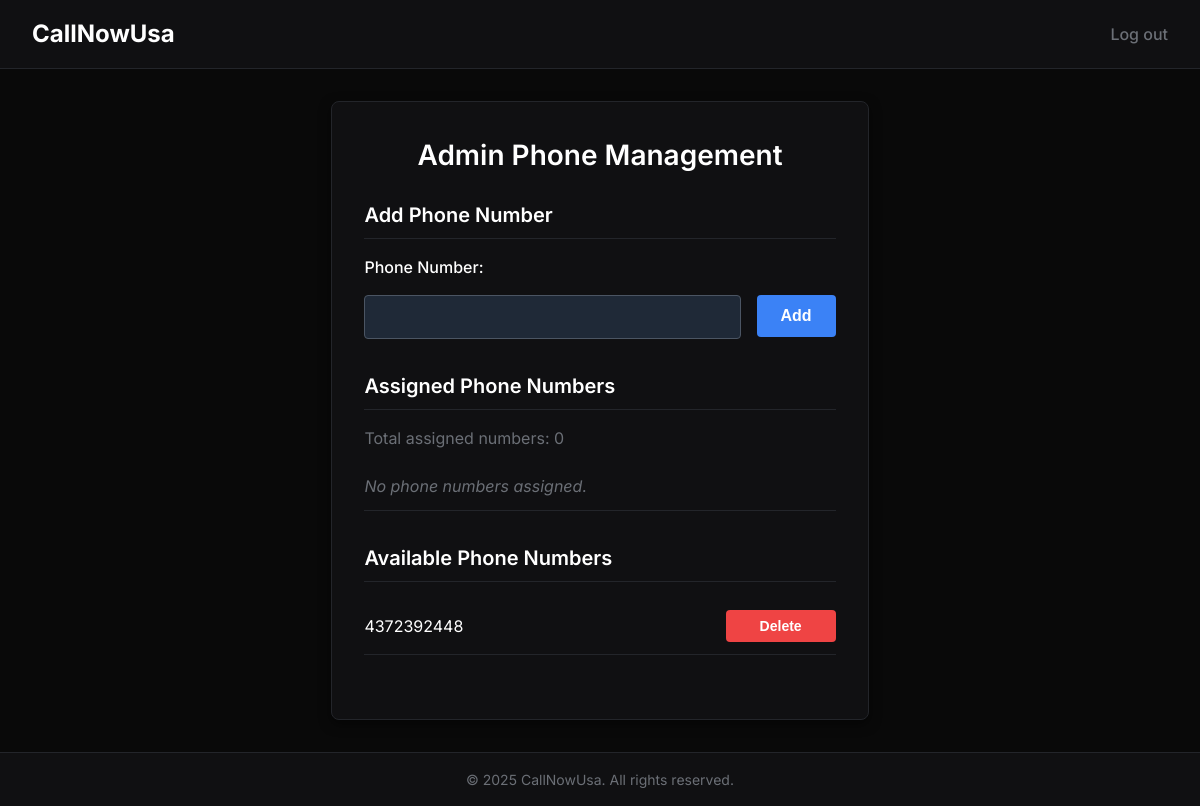
Page /admin (signed in) on the earlier database version.
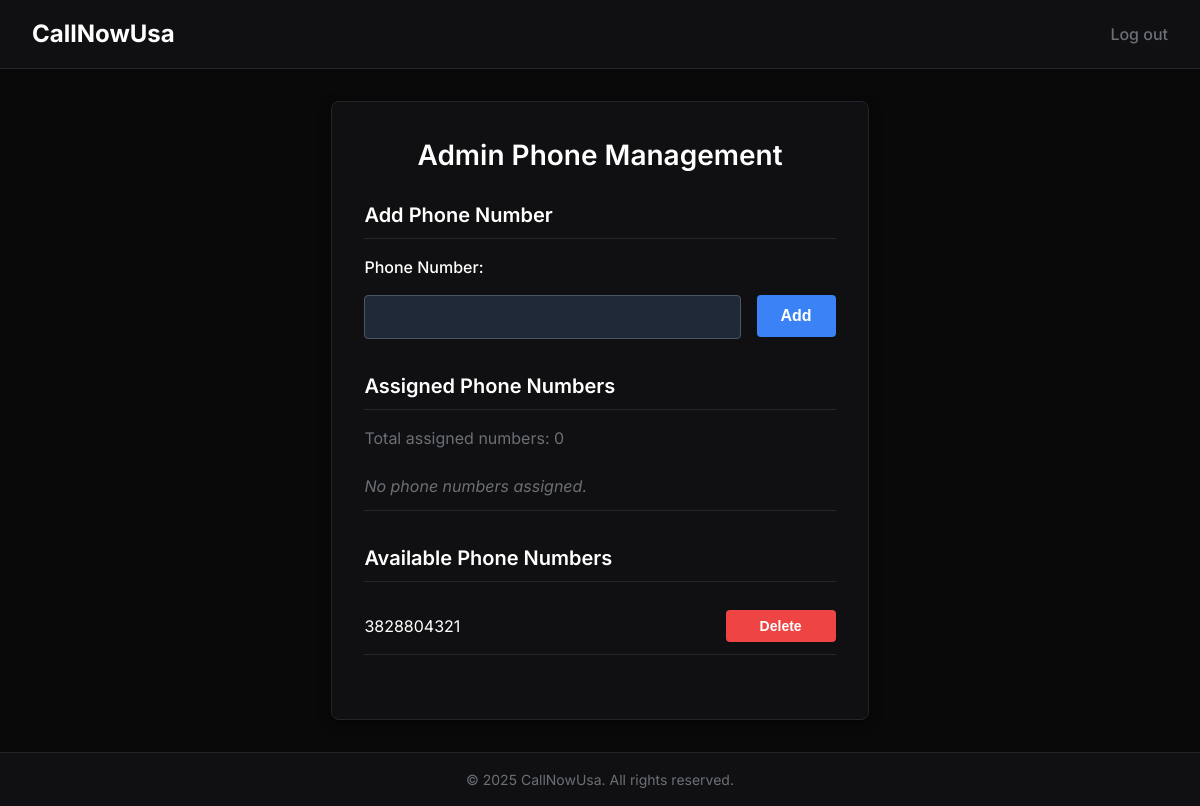
Same page on the later database version.
### app.py (models this page shows)
class PhoneNumber(db.Model):
    id = db.Column(db.Integer, primary_key=True)
    number = db.Column(db.String(20), unique=True, nullable=False)

### app.py (the view, shortened to what this page needs)
@app.route('/admin', methods=['GET', 'POST'])
@login_required
def admin_panel():
    if not current_user.is_authenticated or not current_user.is_admin:
        return render_template('error.html', message="Unauthorized Access"), 401
    phone_numbers = PhoneNumber.query.all()
    assigned_numbers = []
    unassigned_numbers = []
    for number in phone_numbers:
        user = User.query.filter_by(phone_number_id=number.id).first()
        if user:
            assigned_numbers.append({'number': number, 'user_email': user.email})
        else:
            unassigned_numbers.append(number)
    return render_template('admin_dashboard.html',
                         assigned_numbers=assigned_numbers,
                         unassigned_numbers=unassigned_numbers)

### app.py (called while the page is built)
@login_manager.user_loader
def load_user(user_id):
    return db.session.get(User, int(user_id))

### templates/admin_dashboard.html (shortened to what this page needs)
<!DOCTYPE html>
<html lang="en">
<head>
</head>
<body>
  <nav class="navbar">
    <div class="brand-wrapper">
      <a class="brand" href="{{ url_for('dashboard') }}">CallNowUsa</a>
    </div>
    <div class="nav-links">
      <a href="{{ url_for('logout') }}">Log out</a>
    </div>
  </nav>
  <main class="container">
    <h1 class="form-title">Admin Phone Management</h1>
    <section class="section">
      <h2>Add Phone Number</h2>
      <form method="POST" action="{{ url_for('admin_panel') }}" class="form" novalidate>
        <label for="number" class="form-label">Phone Number:</label>
        <input type="text" name="number" id="number" class="form-input" required />
        <button type="submit" class="btn btn-primary">Add</button>
      </form>
    </section>
    <section class="section">
      <h2>Assigned Phone Numbers</h2>
      <p style="color: var(--content-color); margin-bottom: 0.75rem;">Total assigned numbers: {{ assigned_numbers|length }}</p>
      <ul class="number-list">
        {% if assigned_numbers %}
          {% for item in assigned_numbers %}
            <li class="number-item">
              <span>{{ item.number.number }} (Assigned to: {{ item.user_email }})</span>
              <form method="POST" action="{{ url_for('admin_panel') }}" class="inline-form" onsubmit="return confirm('Are you sure you want to unassign this number?')">
                <input type="hidden" name="action" value="unassign" />
                <input type="hidden" name="number_id" value="{{ item.number.id }}" />
                <button type="submit" class="btn-action btn-action-warning">Unassign</button>
              </form>
            </li>
          {% endfor %}
        {% else %}
          <li class="number-item empty">No phone numbers assigned.</li>
        {% endif %}
      </ul>
    </section>
    <section class="section">
      <h2>Available Phone Numbers</h2>
      <ul class="number-list">
        {% if unassigned_numbers %}
          {% for number in unassigned_numbers %}
            <li class="number-item">
              <span>{{ number.number }}</span>
              <form method="POST" action="{{ url_for('admin_panel') }}" class="inline-form" onsubmit="return confirm('Are you sure you want to delete this number?')">
                <button type="submit" class="btn-action btn-action-danger">Delete</button>
              </form>
            </li>
          {% endfor %}
        {% else %}
          <li class="number-item empty">No phone numbers available.</li>
        {% endif %}
      </ul>
    </section>
  </main>
  <footer>
    © 2025 CallNowUsa. All rights reserved.
  </footer>
</body>
</html>

### templates/admin_dashboard.html (style rules this page uses)
* { margin: 0; padding: 0; box-sizing: border-box; }
:root { --bg-color: #090909; --bg-base-color: #101012; --bg-border-color: #23252a; --content-color: #6b6f76; --content-highlight-color: #ffffff; --btn-primary-bg: #3b82f6; --btn-primary-hover-bg: #2563eb; --btn-danger-bg: #ef4444 !important; --btn-danger-hover-bg: #dc2626; --btn-warning-bg: #ffc107; --btn-warning-hover-bg: #d39e00; --input-bg: #1f2937; --input-border: #4b5563; --input-focus-border: #3b82f6; }
body { background-color: var(--bg-color); color: var(--content-highlight-color); font-family: 'Inter', sans-serif; font-size: 1rem; line-height: 1.5; min-height: 100vh; display: flex; flex-direction: column; }
nav.navbar { background-color: var(--bg-base-color); padding: 1rem 2rem; display: flex; justify-content: space-between; align-items: center; border-bottom: 1px solid var(--bg-border-color); }
.brand-wrapper .brand { color: var(--content-highlight-color); font-size: 1.5rem; font-weight: 700; text-decoration: none; }
.nav-links a { color: var(--content-color); text-decoration: none; font-size: 1rem; font-weight: 500; }
main.container { flex: 1; max-width: 800px; margin: 2rem auto; padding: 2rem; background-color: var(--bg-base-color); border: 1px solid var(--bg-border-color); border-radius: 8px; box-shadow: 0 4px 12px rgba(0,0,0,0.5); }
.form-title { font-size: 1.75rem; font-weight: 600; color: var(--content-highlight-color); margin-bottom: 1.5rem; text-align: center; }
.section { margin-bottom: 2rem; }
.section h2 { font-size: 1.25rem; font-weight: 600; margin-bottom: 1rem; color: var(--content-highlight-color); border-bottom: 1px solid var(--bg-border-color); padding-bottom: 0.5rem; }
form.form { display: flex; flex-wrap: wrap; gap: 1rem; align-items: flex-start; }
label.form-label { flex-basis: 100%; font-size: 1rem; font-weight: 500; color: var(--content-highlight-color); }
input.form-input { flex-grow: 1; flex-basis: 0; min-width: 0; padding: 0.75rem 1rem; border: 1px solid var(--input-border); border-radius: 4px; background-color: var(--input-bg); color: var(--content-highlight-color); font-size: 1rem; transition: border-color 0.2s ease; }
button.btn { flex-shrink: 0; padding: 0.75rem 1.5rem; font-size: 1rem; font-weight: 600; border: none; border-radius: 4px; cursor: pointer; transition: background-color 0.2s ease; }
button.btn-primary { background-color: var(--btn-primary-bg); color: #fff; }
.btn-action { display: inline-block; width: 110px; padding: 8px 0; font-size: 14px; font-weight: 600; text-align: center; border: none; border-radius: 4px; cursor: pointer; box-sizing: border-box; margin-left: 0.5rem; transition: background-color 0.3s ease; user-select: none; }
.btn-action-danger { background-color: var(--btn-danger-bg) !important; color: white; }
ul.number-list { list-style: none; padding-left: 0; color: var(--content-highlight-color); }
li.number-item { display: flex; justify-content: space-between; align-items: center; padding: 0.75rem 0; border-bottom: 1px solid var(--bg-border-color); font-size: 1rem; }
li.number-item.empty { font-style: italic; color: var(--content-color); }
form.inline-form { margin: 0; display: flex; align-items: center; }
footer { background-color: var(--bg-base-color); border-top: 1px solid var(--bg-border-color); color: var(--content-color); text-align: center; padding: 1rem 0; font-size: 0.875rem; margin-top: auto; user-select: none; }

Differences in the rows shown:
changed PhoneNumber: number "4372392448" → "3828804321"
